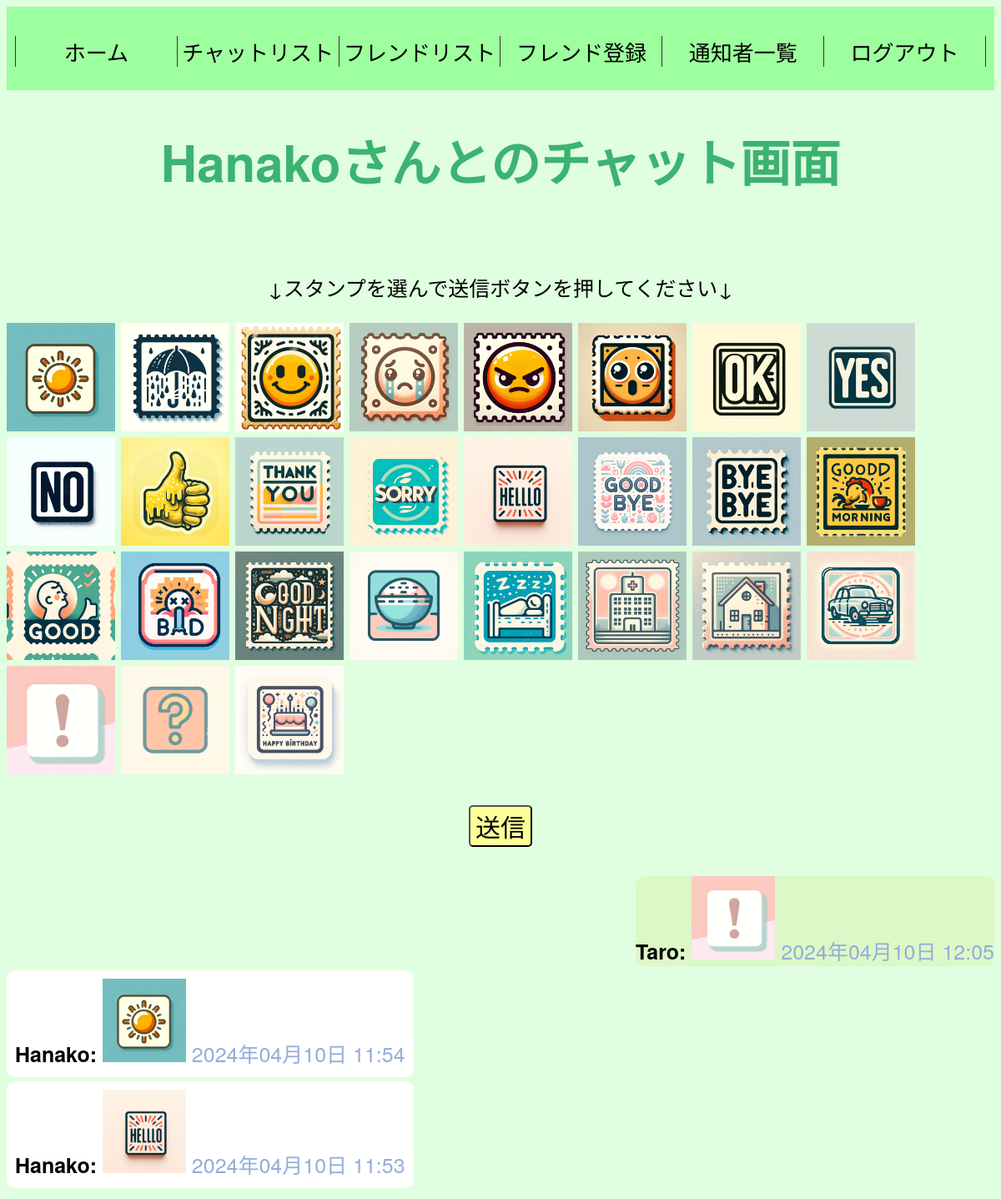
The app's page /first_chat/chats/4/ (signed in) with its own data.
### myapp/models.py (models this page shows, shortened)
class Stamp(models.Model):
    stamp_name = models.CharField(max_length=100)
    image_path = models.ImageField(upload_to='stamps/', null=True)
    created_at = models.DateTimeField(auto_now_add=True)
    updated_at = models.DateTimeField(auto_now=True)

class Chat(models.Model):
    user = models.ForeignKey(User, related_name='sent_messages', on_delete=models.CASCADE)
    friend = models.ForeignKey(User, related_name='received_messages', on_delete=models.CASCADE)
    stamp = models.ForeignKey(Stamp, on_delete=models.CASCADE, null=True, blank=True)
    created_at = models.DateTimeField(auto_now_add=True)
    updated_at = models.DateTimeField(auto_now=True)

### myapp/views.py (the view)
# urls.py: path('first_chat/chats/<int:friend_id>/', views.chat_with_friend, name='chat_with_friend'),
@login_required
def chat_with_friend(request, friend_id):
    friend = User.objects.get(pk=friend_id)
    stamps = Stamp.objects.all()
    messages = Chat.objects.filter(
        Q(user=request.user, friend=friend) |
        Q(user=friend, friend=request.user)
    ).order_by('-created_at')
    friend_settings = FriendSettings.objects.filter(user=request.user, friend=friend).first()
    friend_nickname = friend_settings.nickname if friend_settings else None
    for message in messages:
        if message.user != request.user and friend_nickname:
            message.nickname = friend_nickname
        else:
            message.nickname = message.user.username  # それ以外の場合はユーザー名を使用
    return render(request, 'myapp/chat.html', {
        'friend': friend,
        'nickname': friend_nickname if friend_nickname else friend.username,  # ビューで使用するニックネーム
        'stamps': stamps,
        'messages': messages,
        'friend_id': friend_id
    })

### myapp/templates/myapp/chat.html (shortened to what this page needs)
{% extends 'myapp/base.html' %}
{% block content %}
  <h1>{{ nickname|default:friend.username }}さんとのチャット画面</h1>
<p>↓スタンプを選んで送信ボタンを押してください↓</p>
<div class="stamps">
  {% for stamp in stamps %}
    <img src="{{ stamp.image_path.url }}" alt="{{ stamp.stamp_name }}" data-stamp-id="{{ stamp.id }}" class="stamp" onclick="selectStamp('{{ stamp.id }}');" style="width: 130px; height: 130px;">
  {% endfor %}
</div>
<div class="button-container">
    <button id="sendButton" class="button" type="button">送信</button>
</div>
<div class="chat-history">
  {% for message in messages %}
    <div class="message">
      <div class="{% if message.user == request.user %}sent{% else %}received{% endif %}">
        <strong>{{ message.nickname }}:</strong>
        {% if message.stamp %}
            <img src="{{ message.stamp.image_path.url }}" alt="{{ message.stamp.stamp_name }}" style="width: 100px; height: 100px;">
        {% else %}
            <p>スタンプなし</p>
        {% endif %}
        <span class="timestamp">{{ message.created_at|date:"Y年m月d日 H:i" }}</span>
      </div>
    </div>
  {% empty %}
    <p>メッセージはまだありません。</p>
  {% endfor %}
</div>
{% endblock %}

### static/css/first_chat.style.css (style rules this page uses)
body { font-family:"MS UI Gothic", "Helvetica Neue", Helvetica, Arial, sans-serif; font-size: 1.56rem; background-color:#e0ffe0; display: flex; flex-direction: column; justify-content: center; align-items: center; }

### myapp/templates/myapp/chat.html (style rules this page uses)
h1 { font-size: 60px; color: #3cb371; text-align: center; }
.message { width: 100%; margin: 5px 0; display: flex; }
.sent { margin-left: auto; background-color: #dcf8c6; border-radius: 10px; max-width: 100%; align-self: flex-end; }
.received { background-color: #fff; padding: 10px; border-radius: 10px; max-width: 100%; align-self: flex-start; }
.timestamp { font-size: 25px; margin-top: 5px; color: #94adda; align-self: flex-end; }
p { padding-top: 50px; text-align: center; }
.button-container { display: flex; justify-content: center; margin: 50 10px; padding: 30px; }
.button { border-radius: 5px; font-size: 30px; background-color: #ffff99; }

### records on screen
Stamp: image_path (picture)
Stamp: image_path (picture)
Stamp: image_path (picture)
Stamp: image_path (picture)
Stamp: image_path (picture)
Stamp: image_path (picture)
Stamp: image_path (picture)
Stamp: image_path (picture)
Stamp: image_path (picture)
Stamp: image_path (picture)
Stamp: image_path (picture)
Stamp: image_path (picture)
Stamp: image_path (picture)
Stamp: image_path (picture)
Stamp: image_path (picture)
Stamp: image_path (picture)
Stamp: image_path (picture)
Stamp: image_path (picture)
Stamp: image_path (picture)
Stamp: image_path (picture)
Stamp: image_path (picture)
Stamp: image_path (picture)
Stamp: image_path (picture)
Stamp: image_path (picture)
Stamp: image_path (picture)
Stamp: image_path (picture)
Stamp: image_path (picture)
Chat: nickname "Taro", stamp.image_path (picture), created_at "2024年04月10日 12:05"
Chat: nickname "Hanako", stamp.image_path (picture), created_at "2024年04月10日 11:54"
Chat: nickname "Hanako", stamp.image_path (picture), created_at "2024年04月10日 11:53"

### other values on screen
{{ nickname|default:friend.username }} "Hanako"
